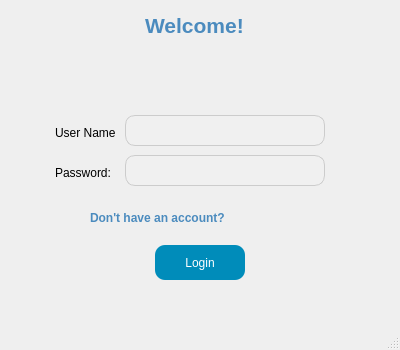
<?xml version="1.0" encoding="UTF-8"?>
<ui version="4.0">
 <class>MainWindow</class>
 <widget class="QMainWindow" name="MainWindow">
  <property name="geometry">
   <rect>
    <x>0</x>
    <y>0</y>
    <width>400</width>
    <height>350</height>
   </rect>
  </property>
  <property name="windowTitle">
   <string>MainWindow</string>
  </property>
  <widget class="QWidget" name="centralwidget">
   <widget class="QLabel" name="label">
    <property name="geometry">
     <rect>
      <x>145</x>
      <y>10</y>
      <width>111</width>
      <height>31</height>
     </rect>
    </property>
    <property name="font">
     <font>
      <pointsize>16</pointsize>
      <weight>75</weight>
      <bold>true</bold>
     </font>
    </property>
    <property name="styleSheet">
     <string>
      color: #4B8BBE;
     </string>
    </property>
    <property name="text">
     <string>Welcome!</string>
    </property>
   </widget>
   <widget class="QLabel" name="label_2">
    <property name="geometry">
     <rect>
      <x>55</x>
      <y>125</y>
      <width>61</width>
      <height>16</height>
     </rect>
    </property>
    <property name="text">
     <string>User Name:</string>
    </property>
   </widget>
   <widget class="QLabel" name="label_3">
    <property name="geometry">
     <rect>
      <x>55</x>
      <y>165</y>
      <width>61</width>
      <height>16</height>
     </rect>
    </property>
    <property name="text">
     <string>Password:</string>
    </property>
   </widget>
   <widget class="QLineEdit" name="lineEdit_userName">
    <property name="geometry">
     <rect>
      <x>125</x>
      <y>115</y>
      <width>200</width>
      <height>31</height>
     </rect>
    </property>
    <property name="styleSheet">
     <string notr="true">
      background-color: #f0f0f0;
      border: 1px solid #ccc;
      border-radius: 10px;
      padding: 5px;
     </string>
    </property>
   </widget>
   <widget class="QLineEdit" name="lineEdit_password">
    <property name="geometry">
     <rect>
      <x>125</x>
      <y>155</y>
      <width>200</width>
      <height>31</height>
     </rect>
    </property>
    <property name="styleSheet">
     <string>
      background-color: #f0f0f0;
      border: 1px solid #ccc;
      border-radius: 10px;
      padding: 5px;
     </string>
    </property>
   </widget>
   <widget class="QPushButton" name="pushButton_login">
    <property name="geometry">
     <rect>
      <x>155</x>
      <y>245</y>
      <width>90</width>
      <height>35</height>
     </rect>
    </property>
    <property name="styleSheet">
     <string>
      background-color: #008CBA;
      color: white;
      border-radius: 10px;
      padding: 5px;
     </string>
    </property>
    <property name="text">
     <string>Login</string>
    </property>
   </widget>
   <widget class="QLabel" name="label_4">
    <property name="geometry">
     <rect>
      <x>90</x>
      <y>210</y>
      <width>141</width>
      <height>16</height>
     </rect>
    </property>
    <property name="font">
     <font>
      <weight>75</weight>
      <bold>true</bold>
     </font>
    </property>
    <property name="mouseTracking">
     <bool>false</bool>
    </property>
    <property name="styleSheet">
     <string notr="true">color: #4B8BBE;</string>
    </property>
    <property name="text">
     <string>Don't have an account?</string>
    </property>
   </widget>
   <widget class="QLabel" name="label_5">
    <property name="geometry">
     <rect>
      <x>170</x>
      <y>45</y>
      <width>61</width>
      <height>61</height>
     </rect>
    </property>
    <property name="text">
     <string/>
    </property>
    <property name="pixmap">
     <pixmap>../cyber project/Logo project.png</pixmap>
    </property>
    <property name="scaledContents">
     <bool>true</bool>
    </property>
   </widget>
   <widget class="QLabel" name="label_6">
    <property name="geometry">
     <rect>
      <x>170</x>
      <y>45</y>
      <width>61</width>
      <height>61</height>
     </rect>
    </property>
    <property name="text">
     <string/>
    </property>
    <property name="pixmap">
     <pixmap>../../cyber project/Logo project.png</pixmap>
    </property>
    <property name="scaledContents">
     <bool>true</bool>
    </property>
    <property name="openExternalLinks">
     <bool>false</bool>
    </property>
   </widget>
  </widget>
  <widget class="QMenuBar" name="menubar">
   <property name="geometry">
    <rect>
     <x>0</x>
     <y>0</y>
     <width>400</width>
     <height>21</height>
    </rect>
   </property>
  </widget>
  <widget class="QStatusBar" name="statusbar"/>
 </widget>
 <resources/>
 <connections/>
</ui>
